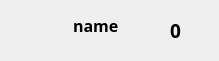
<?xml version="1.0" encoding="UTF-8"?>
<ui version="4.0">
 <class>MessageItemForm</class>
 <widget class="QWidget" name="MessageItemForm">
  <property name="geometry">
   <rect>
    <x>0</x>
    <y>0</y>
    <width>219</width>
    <height>61</height>
   </rect>
  </property>
  <property name="windowTitle">
   <string>Form</string>
  </property>
  <widget class="QLabel" name="headerlabel">
   <property name="geometry">
    <rect>
     <x>10</x>
     <y>5</y>
     <width>50</width>
     <height>50</height>
    </rect>
   </property>
   <property name="text">
    <string/>
   </property>
  </widget>
  <widget class="QLabel" name="namelabel">
   <property name="geometry">
    <rect>
     <x>73</x>
     <y>10</y>
     <width>81</width>
     <height>31</height>
    </rect>
   </property>
   <property name="font">
    <font>
     <family>Agency FB</family>
     <pointsize>12</pointsize>
     <weight>75</weight>
     <bold>true</bold>
    </font>
   </property>
   <property name="text">
    <string>name</string>
   </property>
   <property name="textFormat">
    <enum>Qt::RichText</enum>
   </property>
  </widget>
  <widget class="QLabel" name="countlabel">
   <property name="geometry">
    <rect>
     <x>170</x>
     <y>20</y>
     <width>54</width>
     <height>21</height>
    </rect>
   </property>
   <property name="font">
    <font>
     <family>Agency FB</family>
     <pointsize>14</pointsize>
     <weight>75</weight>
     <bold>true</bold>
    </font>
   </property>
   <property name="text">
    <string>0</string>
   </property>
  </widget>
 </widget>
 <resources/>
 <connections/>
</ui>
